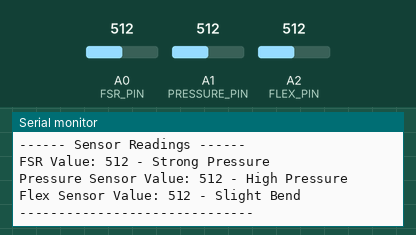
Recording of a sketch running on a simulated Arduino Uno, built with avr-gcc and run on an emulated ATmega328P. On the bench: the last lines printed to the serial monitor. The test bench sets the inputs (shaded band); at power-on: A1 (PRESSURE_PIN) = 512, A2 (FLEX_PIN) = 512, A0 (FSR_PIN) = 512.

Above: at 1.9 s.
2.0 s: A1 (PRESSURE_PIN) set to 710
At 3.0 s:
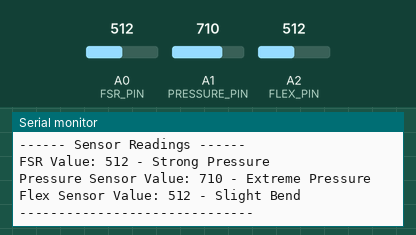
4.9 s: A2 (FLEX_PIN) set to 710
At 6.5 s:
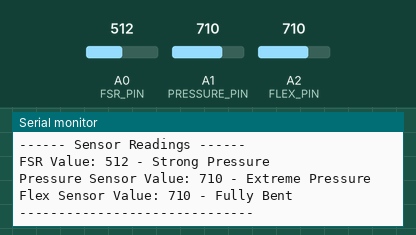
8.3 s: A0 (FSR_PIN) set to 122
11.6 s: A0 (FSR_PIN) set to 40
14.9 s: A1 (PRESSURE_PIN) set to 306
At 16.6 s:
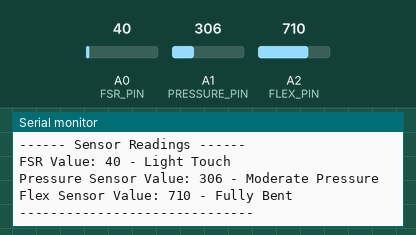
18.3 s: A2 (FLEX_PIN) set to 290
At 20.0 s:
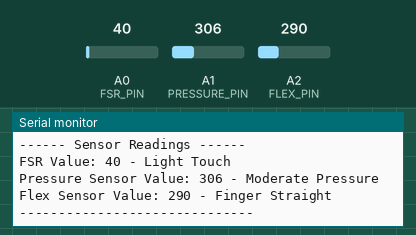

The sketch:

NeuroHapticSurgicalGlove.ino
```cpp
#define FSR_PIN A0
#define PRESSURE_PIN A1
#define FLEX_PIN A2

int fsrValue;
int pressureValue;
int flexValue;

void setup() {
  Serial.begin(9600);
}

void loop() {

  // Read sensor values
  fsrValue = analogRead(FSR_PIN);
  pressureValue = analogRead(PRESSURE_PIN);
  flexValue = analogRead(FLEX_PIN);

  Serial.println("------ Sensor Readings ------");

  // FSR SENSOR
  Serial.print("FSR Value: ");
  Serial.print(fsrValue);

  if (fsrValue < 10) {
    Serial.println(" - No Pressure");
  }
  else if (fsrValue < 50) {
    Serial.println(" - Light Touch");
  }
  else if (fsrValue < 200) {
    Serial.println(" - Medium Pressure");
  }
  else {
    Serial.println(" - Strong Pressure");
  }

  // PRESSURE SENSOR
  Serial.print("Pressure Sensor Value: ");
  Serial.print(pressureValue);

  if (pressureValue < 100) {
    Serial.println(" - Low Pressure");
  }
  else if (pressureValue < 400) {
    Serial.println(" - Moderate Pressure");
  }
  else if (pressureValue < 700) {
    Serial.println(" - High Pressure");
  }
  else {
    Serial.println(" - Extreme Pressure");
  }

  // FLEX SENSOR
  Serial.print("Flex Sensor Value: ");
  Serial.print(flexValue);

  if (flexValue < 300) {
    Serial.println(" - Finger Straight");
  }
  else if (flexValue < 600) {
    Serial.println(" - Slight Bend");
  }
  else {
    Serial.println(" - Fully Bent");
  }

  Serial.println("------------------------------");

  delay(1000);
}
```

Measured:
- after the input at 2.0 s, the serial monitor: prints a new line after 0.31 s (image 1)
- after the input at 4.9 s, the serial monitor: prints a new line after 0.82 s (image 2)
- after the input at 14.9 s, the serial monitor: prints a new line after 0.84 s (image 3)
- after the input at 18.3 s, the serial monitor: prints a new line after 0.84 s (image 4)
